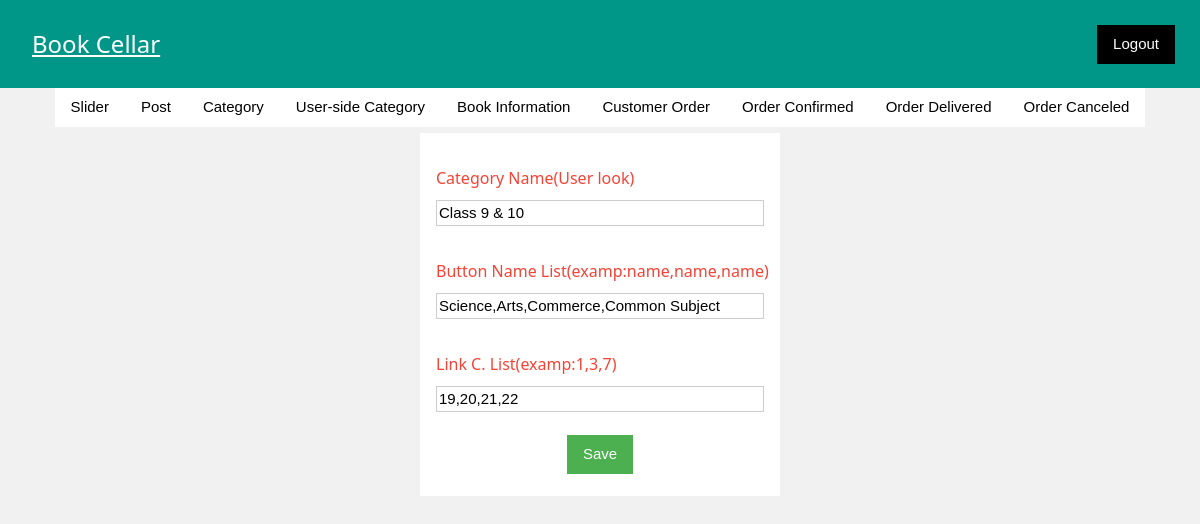
Screenshot of /admin/edit_user_category.php?cat_id=4 (signed in) with the database file from the repository.
### tables this page shows
CREATE TABLE `user_category` (
  `User_category_id` int(255) NOT NULL,
  `Name` mediumtext NOT NULL,
  `Button_name_list` longtext NOT NULL,
  `Button_list` mediumtext NOT NULL
);

### admin/edit_user_category.php (the view, shortened to what this page needs)
<?php
include 'header.php';
?>
<?php
include 'config.php';
$cat_id=htmlspecialchars($_REQUEST['cat_id']);
$read_query="SELECT * FROM user_category WHERE User_category_id='$cat_id'";
$result=mysqli_query($connection,$read_query);
while($row=mysqli_fetch_row($result)) {
      $cat_name=htmlspecialchars($row[1]);
      $but_name_list=htmlspecialchars($row[2]);
      $but_list=htmlspecialchars($row[3]);
}
?>
<!DOCTYPE html>
<html>
<link rel="stylesheet" href="W3.CSS.css">
<link rel="stylesheet" href="https://cdnjs.cloudflare.com/ajax/libs/font-awesome/4.7.0/css/font-awesome.min.css">
<head>
</head>
<body class="w3-sans-serif" style="background-color:#F1F1F1">
<div class="my-h-center w3-white w3-mobile">
<form class=" w3-center" method="POST" action="<?php echo htmlspecialchars($_SERVER['PHP_SELF']);?>" autocomplete="off" enctype="multipart/form-data"><br>
<h6 class="w3-left w3-margin-left w3-text-red">Category Name(User look)</h6>
<div class="w3-container">
<input required type="text" name="cat_name" value="<?php echo $cat_name; ?>" class="w3-block w3-border"></div>
<br>
<h6 class="w3-left w3-margin-left w3-text-red">Button Name List(examp:name,name,name)</h6>
<div class="w3-container">
<input required type="text" name="but_name_list" value="<?php echo $but_name_list; ?>" class="w3-block w3-border"></div>
<br>
<h6 class="w3-left w3-margin-left w3-text-red">Link C. List(examp:1,3,7)</h6>
<div class="w3-container">
<input required type="text" name="but_list" value="<?php echo $but_list; ?>" class="w3-block w3-border"></div>
<br>
<div class="w3-container w3-center">
<input type="submit" value="Save" name="edit_user_category" class="w3-button w3-hover-red w3-green">
</div><br>
</form>
</div>
</body>
</html>

### admin/W3.CSS.css (style rules this page uses)
html { box-sizing:border-box }
*,*:before,*:after { box-sizing:inherit }
html { -ms-text-size-adjust:100%;-webkit-text-size-adjust:100% }
body { margin:0 }
button,input,select,textarea,optgroup { font:inherit;margin:0 }
button,input { overflow:visible }
button,[type=button],[type=reset],[type=submit] { -webkit-appearance:button }
html,body { font-family:Verdana,sans-serif;font-size:15px;line-height:1.5 }
html { overflow-x:hidden }
h6 { font-size:16px }
h1,h2,h3,h4,h5,h6 { font-family:"Segoe UI",Arial,sans-serif;font-weight:400;margin:10px 0 }
.w3-btn,.w3-button { border:none;display:inline-block;padding:8px 16px;vertical-align:middle;overflow:hidden;text-decoration:none;color:inherit;background-color:inherit;text-align:center;cursor:pointer;white-space:nowrap }
.w3-btn,.w3-button { -webkit-touch-callout:none;-webkit-user-select:none;-khtml-user-select:none;-moz-user-select:none;-ms-user-select:none;user-select:none }
.w3-block { display:block;width:100% }
.w3-container:after,.w3-container:before,.w3-panel:after,.w3-panel:before,.w3-row:after,.w3-row:before,.w3-row-padding:after,.w3-row-padding:before, .w3-cell-row:before,.w3-cell-row:after,.w3-clear:after,.w3-clear:before,.w3-bar:before,.w3-bar:after { content:"";display:table;clear:both }
.w3-container,.w3-panel { padding:0.01em 16px }
.w3-center { text-align:center!important }
.w3-border { border:1px solid #ccc!important }
.w3-margin-left { margin-left:16px!important }
.w3-left { float:left!important }
.w3-green,.w3-hover-green:hover { color:#fff!important;background-color:#4CAF50!important }
.w3-white,.w3-hover-white:hover { color:#000!important;background-color:#fff!important }
.w3-text-red,.w3-hover-text-red:hover { color:#f44336!important }

### admin/edit_user_category.php (style rules this page uses)
.my-h-center { display: block; margin-left:auto;margin-right:auto;width:30% }

### rows the page displays
user_category: cat_name "Class 9 & 10", but_name_list "Science,Arts,Commerce,Common Subject", but_list "19,20,21,22"
